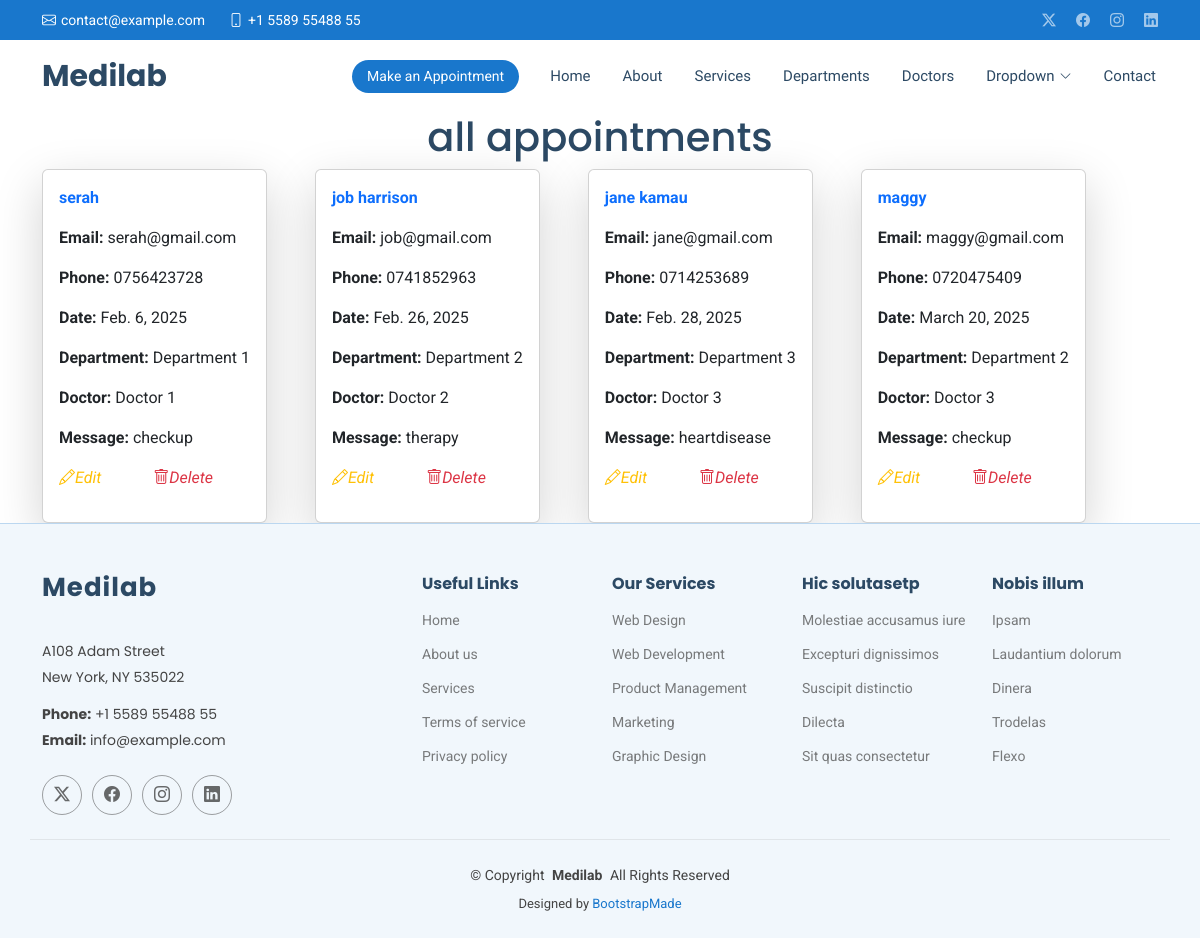
Page /show/ on the committed database.
### medapp/models.py (models this page shows, shortened)
class appointment(models.Model):
    name=models.CharField(max_length=100)
    email=models.EmailField()
    phone=models.CharField(max_length=100)
    date=models.DateField()
    department=models.CharField(max_length=100)
    doctor=models.CharField(max_length=100)
    message=models.TextField()

### medapp/views.py (the view)
# urls.py: path('show/', views.show,name='show'),
def show (request):
    all=appointment.objects.all()
    return render(request, 'show.html',{'all':all})

### templates/show.html (shortened to what this page needs)
{% extends 'starter-page.html' %}
{% load static %}
{% block content %}
	<h1 class="text-center">all appointments</h1>
 <div class="container">
  <div class="d-flex  gap-5 flex-wrap">
    {% for x in all %}
        <div class="card w-30 shadow-lg p-3">
      <p class="text-primary fw-bold">  {{ x.name }}</p>
     <p> <strong>Email: </strong>    {{ x.email }}</p>
     <p> <strong>Phone: </strong>    {{ x.phone }}</p>
     <p> <strong>Date: </strong>    {{ x.date }}</p>
     <p> <strong>Department: </strong>    {{ x.department }}</p>
     <p> <strong>Doctor: </strong>    {{ x.doctor }}</p>
     <p> <strong>Message: </strong>    {{ x.message }}</p>
       <p>
           <a href="{% url 'edit' x.id %}" class="me-5 text-warning" >
               <i class="bi bi-pencil">Edit</i>
           </a>
           <a href="/delete/{{ x.id }}"class=text-danger>
               <i class="bi bi-trash">Delete</i>
           </a>
       </p>
        </div>
    {% endfor %}
  </div>
 </div>
{% endblock %}

### static/assets/css/main.css (style rules this page uses)
:root { --default-font: "Roboto", system-ui, -apple-system, "Segoe UI", Roboto, "Helvetica Neue", Arial, "Noto Sans", "Liberation Sans", sans-serif, "Apple Color Emoji", "Segoe UI Emoji", "Segoe UI Symbol", "Noto Color Emoji"; --heading-font: "Poppins", sans-serif; --nav-font: "Raleway", sans-serif; }
:root { --background-color: #ffffff; --default-color: #444444; --heading-color: #2c4964; --accent-color: #1977cc; --surface-color: #ffffff; --contrast-color: #ffffff; }
:root { --nav-color: #2c4964; --nav-hover-color: #1977cc; --nav-mobile-background-color: #ffffff; --nav-dropdown-background-color: #ffffff; --nav-dropdown-color: #2c4964; --nav-dropdown-hover-color: #1977cc; }
:root { scroll-behavior: smooth; }
body { color: var(--default-color); background-color: var(--background-color); font-family: var(--default-font); }
a { color: var(--accent-color); text-decoration: none; transition: 0.3s; }
h1, h2, h3, h4, h5, h6 { color: var(--heading-color); font-family: var(--heading-font); }

### rows in the picture
appointment: name "serah", email "serah@gmail.com", phone "0756423728", date "Feb. 6, 2025", department "Department 1", doctor "Doctor 1", message "checkup"
appointment: name "job harrison", email "job@gmail.com", phone "0741852963", date "Feb. 26, 2025", department "Department 2", doctor "Doctor 2", message "therapy"
appointment: name "jane kamau", email "jane@gmail.com", phone "0714253689", date "Feb. 28, 2025", department "Department 3", doctor "Doctor 3", message "heartdisease"
appointment: name "maggy", email "maggy@gmail.com", phone "0720475409", date "March 20, 2025", department "Department 2", doctor "Doctor 3", message "checkup"
